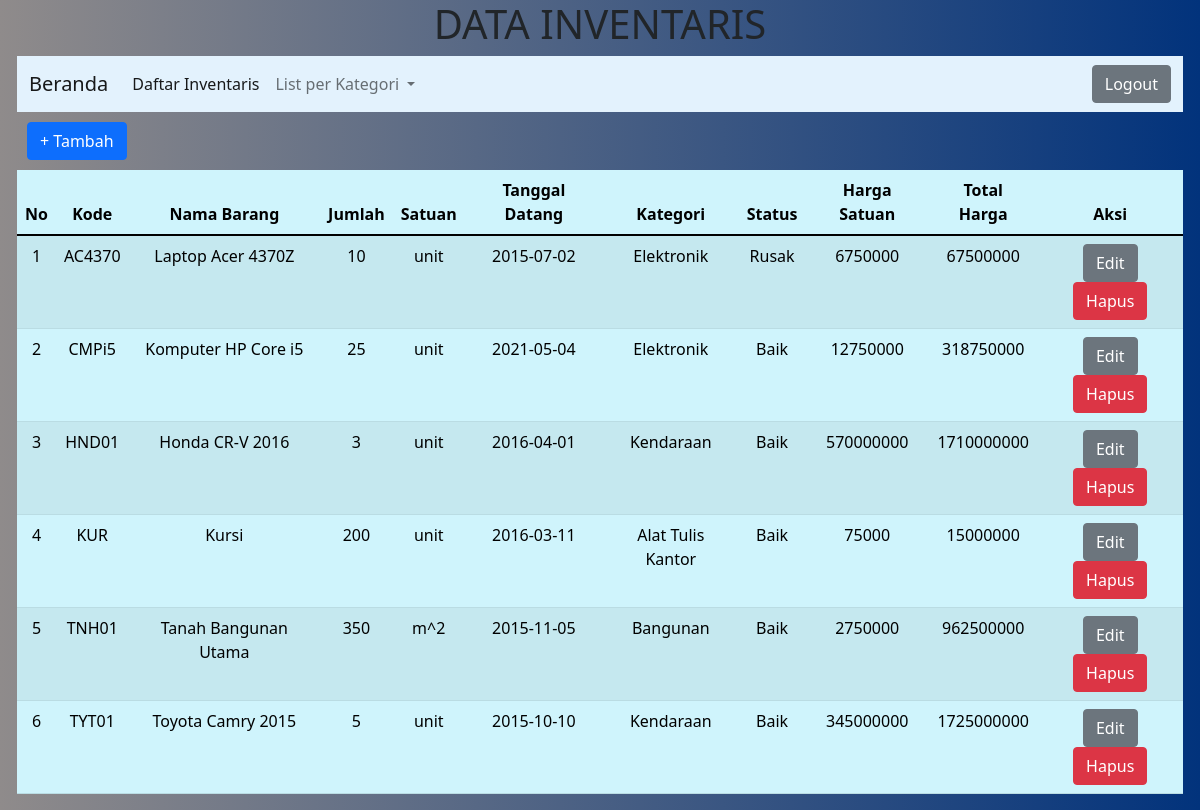
The app's page /data.php (signed in) with its own data.
### tables this page shows
CREATE TABLE `inventaris` (
  `kode_barang` varchar(10) NOT NULL,
  `nama_barang` varchar(30) NOT NULL,
  `jumlah` int(11) NOT NULL,
  `satuan` varchar(15) NOT NULL,
  `tgl_datang` date NOT NULL,
  `kategori` varchar(20) NOT NULL,
  `status_barang` varchar(20) NOT NULL,
  `harga` int(20) NOT NULL
);

### data.php (the view, shortened to what this page needs)
<!DOCTYPE html>
<html lang="en">
<head>
    <link href="https://cdn.jsdelivr.net/npm/bootstrap@5.1.3/dist/css/bootstrap.min.css" rel="stylesheet" />
    <link rel="stylesheet" href="style.css" />
</head>
<body>
<div class="container container-inventaris">
    <h1 class="text-center">DATA INVENTARIS</h1>
    <nav class="navbar navbar-expand-lg navbar-light" style="background-color: #e3f2fd;">
        <div class="container-fluid">
            <a class="navbar-brand" href="tampilan1.php">Beranda</a>
            <div class="collapse navbar-collapse" id="navbarSupportedContent">
            <ul class="navbar-nav me-auto mb-2 mb-lg-0">
                <li class="nav-item">
                <a class="nav-link active" aria-current="page" href="data.php">Daftar Inventaris</a>
                </li>
                <li class="nav-item dropdown">
                <a class="nav-link dropdown-toggle" href="#" id="navbarDropdown" role="button" data-bs-toggle="dropdown" aria-expanded="false">
                    List per Kategori
                </a>
                </li>
            </ul>
            <div class="logout text-end">
                <a href="logout.php">
                    <button class="btn btn-secondary" >Logout</button>
                </a>
            </div>
            </div>
        </div>
    </nav>
    <div class="tambah-barang">
        <a href="tb.html">
            <button type="button" class="btn btn-primary" >+ Tambah</button>
        </a>
    </div>
    <div class="tb-isi text-center col align-self-end">
    <table class="table table-info table-striped" >
    <thead>
        <tr >
        <th scope="col">No</th>
        <th scope="col">Kode</th>
        <th scope="col">Nama Barang</th>
        <th scope="col">Jumlah</th>
        <th scope="col">Satuan</th>
        <th scope="col">Tanggal Datang</th>
        <th scope="col">Kategori</th>
        <th scope="col">Status</th>
        <th scope="col">Harga Satuan</th>
        <th scope="col">Total Harga</th>
        <th scope="col">Aksi</th>
        </tr>
    </thead>
    <tbody >
        <?php
        include 'config_db.php';
        $query = mysqli_query ($connection, "SELECT * from inventaris");
        $s=1;
        while ($data=mysqli_fetch_array($query))
        {?>
        <tr>
        <td> <?php echo $s++?></td>
        <td> <?php echo $data['kode_barang'];?></td>
        <td> <?php echo $data['nama_barang'];?></td>
        <td> <?php echo $data['jumlah'];?></td>
        <td> <?php echo $data['satuan'];?></td>
        <td> <?php echo $data['tgl_datang'];?></td>
        <td> <?php echo $data['kategori'];?></td>
        <td> <?php echo $data['status_barang'];?></td>
        <td> <?php echo $data['harga'];?></td>
        <td> <?php echo $data['harga']*$data['jumlah'];?></td>
        <td>
            <a href="edit.php?kode_barang=<?php echo $data['kode_barang']; ?>">
                <button type="button" class="btn btn-secondary" >Edit</button>
            </a>
            <a href="delete.php?kode_barang=<?php echo $data['kode_barang']; ?>">
                <button type="button" id="tombolhapus" class="btn btn-danger" onclick="return confirm ('Yakin ingin menghapus <?php echo $data['nama_barang'];?>?')">Hapus</button>
            </a>
        </td>
        </tr>
        <?php
        }
        ?>
    </tbody>
    </table>
    </div>
</div>
</body>
</html>

### style.css (style rules this page uses)
body { background: linear-gradient(to right, #8f8b8b, #02337c); }
.tambah-barang { margin: 10px 0 10px 10px; }
.container-inventaris { max-width: 1190px; }
.tb-isi { margin-top: 10px; }

### records on screen
inventaris: kode_barang "AC4370", nama_barang "Laptop Acer 4370Z", jumlah "10", satuan "unit", tgl_datang "2015-07-02", kategori "Elektronik", status_barang "Rusak", harga "6750000", $data['harga']*$data['jumlah'] "67500000"
inventaris: kode_barang "CMPi5", nama_barang "Komputer HP Core i5", jumlah "25", satuan "unit", tgl_datang "2021-05-04", kategori "Elektronik", status_barang "Baik", harga "12750000", $data['harga']*$data['jumlah'] "318750000"
inventaris: kode_barang "HND01", nama_barang "Honda CR-V 2016", jumlah "3", satuan "unit", tgl_datang "2016-04-01", kategori "Kendaraan", status_barang "Baik", harga "570000000", $data['harga']*$data['jumlah'] "1710000000"
inventaris: kode_barang "KUR", nama_barang "Kursi", jumlah "200", satuan "unit", tgl_datang "2016-03-11", kategori "Alat Tulis Kantor", status_barang "Baik", harga "75000", $data['harga']*$data['jumlah'] "15000000"
inventaris: kode_barang "TNH01", nama_barang "Tanah Bangunan Utama", jumlah "350", satuan "m^2", tgl_datang "2015-11-05", kategori "Bangunan", status_barang "Baik", harga "2750000", $data['harga']*$data['jumlah'] "962500000"
inventaris: kode_barang "TYT01", nama_barang "Toyota Camry 2015", jumlah "5", satuan "unit", tgl_datang "2015-10-10", kategori "Kendaraan", status_barang "Baik", harga "345000000", $data['harga']*$data['jumlah'] "1725000000"
